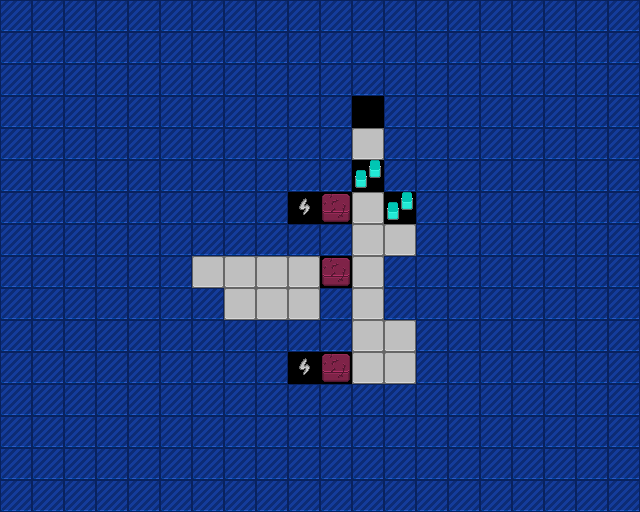

This game map was drawn from its Tiled (.tmx) file and the tilesets committed beside it. A one-line description and the full map source follow:
An orthogonal 20x16 tile map with 32x32 px tiles, 1 tile layer (Tile Layer 1).

<map version="1.5" tiledversion="1.7.0" orientation="orthogonal" renderorder="right-down" width="20" height="16" tilewidth="32" tileheight="32" infinite="0" nextlayerid="2" nextobjectid="1">
 <editorsettings>
  <export target="Round-n-Round.csv" format="csv" />
 </editorsettings>
 <tileset firstgid="1" source="project-mjolnir.tsx" />
 <layer id="1" name="Tile Layer 1" width="20" height="16">
  <data encoding="csv">
4,4,4,4,4,4,4,4,4,4,4,4,4,4,4,4,4,4,4,4,
4,4,4,4,4,4,4,4,4,4,4,4,4,4,4,4,4,4,4,4,
4,4,4,4,4,4,4,4,4,4,4,4,4,4,4,4,4,4,4,4,
4,4,4,4,4,4,4,4,4,4,4,8,4,4,4,4,4,4,4,4,
4,4,4,4,4,4,4,4,4,4,4,3,4,4,4,4,4,4,4,4,
4,4,4,4,4,4,4,4,4,4,4,6,4,4,4,4,4,4,4,4,
4,4,4,4,4,4,4,4,4,9,1,3,6,4,4,4,4,4,4,4,
4,4,4,4,4,4,4,4,4,4,4,3,3,4,4,4,4,4,4,4,
4,4,4,4,4,4,3,3,3,3,1,3,4,4,4,4,4,4,4,4,
4,4,4,4,4,4,4,3,3,3,4,3,4,4,4,4,4,4,4,4,
4,4,4,4,4,4,4,4,4,4,4,3,3,4,4,4,4,4,4,4,
4,4,4,4,4,4,4,4,4,9,1,3,3,4,4,4,4,4,4,4,
4,4,4,4,4,4,4,4,4,4,4,4,4,4,4,4,4,4,4,4,
4,4,4,4,4,4,4,4,4,4,4,4,4,4,4,4,4,4,4,4,
4,4,4,4,4,4,4,4,4,4,4,4,4,4,4,4,4,4,4,4,
4,4,4,4,4,4,4,4,4,4,4,4,4,4,4,4,4,4,4,4
</data>
 </layer>
</map>
